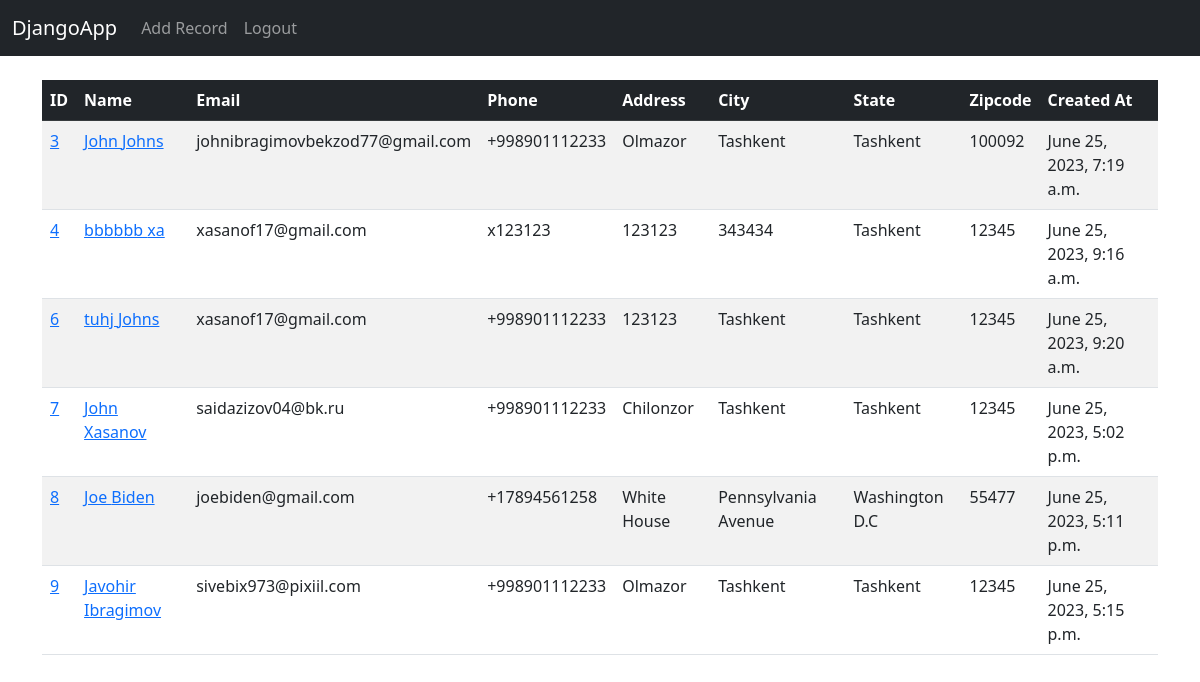
The app's page / (signed in) with its own data.
### website/models.py (models this page shows, shortened)
class Record(models.Model):
	created_at = models.DateTimeField(auto_now_add=True)
	first_name = models.CharField(max_length=50)
	last_name =  models.CharField(max_length=50)
	email =  models.CharField(max_length=100)
	phone = models.CharField(max_length=15)
	address =  models.CharField(max_length=100)
	city =  models.CharField(max_length=50)
	state =  models.CharField(max_length=50)
	zipcode =  models.CharField(max_length=6)

### website/views.py (the view)
# urls.py: path('', views.home, name='home'),
def home(request):
    records = Record.objects.all()
    if request.method == 'POST':
        username = request.POST['username']
        password = request.POST['password']
        user = authenticate(request, username=username, password=password)
        if user is not None:
            login(request, user)
            messages.success(request, "You succesfully logged in!")
            return redirect('home')
        else:
            messages.success(request, "Something is wrong, please try again!")
            return redirect('home')
    else:
        return render(request, 'home.html', {'records': records})

### templates/home.html (shortened to what this page needs)
{% extends 'base.html' %}
{% block content %}
{% if user.is_authenticated %}
<table class="table table-striped table-hover ">
  <thead class="table-dark">
    <tr>
    <th scope="col">ID</th>
      <th scope="col">Name</th>
      <th scope="col">Email</th>
      <th scope="col">Phone</th>
      <th scope="col">Address</th>
      <th scope="col">City</th>
      <th scope="col">State</th>
      <th scope="col">Zipcode</th>
      <th scope="col">Created At</th>
    </tr>
  </thead>
  <tbody>
{% if records %}
	{% for record in records %}
		<tr>
            <td><a href="{% url 'record' record.id %}">{{ record.id }}</a></td>
			<td><a href="{% url 'record' record.id %}">{{ record.first_name }} {{ record.last_name }}</a></td>
			<td>{{ record.email }}</td>
			<td>{{ record.phone }}</td>
			<td>{{ record.address }}</td>
			<td>{{ record.city }}</td>
			<td>{{ record.state }}</td>
			<td>{{ record.zipcode }}</td>
			<td>{{ record.created_at }}</td>
		</tr>
	{% endfor %}
{% endif %}
	  </tbody>
	</table>
{% endif %}
{% endblock %}

### templates/base.html (shortened to what this page needs)
<!doctype html>
<html lang="en">
  <head>
    <link href="https://cdn.jsdelivr.net/npm/bootstrap@5.3.0-alpha1/dist/css/bootstrap.min.css" rel="stylesheet">
  </head>
  <body>
    {% include 'navbar.html' %}
    <div class="container">
      <br/>
      {% block content %}
      {% endblock%}
    </div>
  </body>
</html>

### templates/navbar.html (shortened to what this page needs)
<nav class="navbar navbar-expand-lg navbar-dark bg-dark">
  <div class="container-fluid">
    <a class="navbar-brand" href="{% url 'home' %}">DjangoApp</a>
    <div class="collapse navbar-collapse" id="navbarSupportedContent">
      <ul class="navbar-nav me-auto mb-2 mb-lg-0">
        {% if user.is_authenticated %}
        <li class="nav-item">
          <a class="nav-link" href="{% url 'add_record' %}">Add Record</a>
        </li>
        <li class="nav-item">
          <a class="nav-link" href="{% url 'logout' %}">Logout</a>
        </li>
        {% endif %}
      </ul>
    </div>
  </div>
</nav>

### records on screen
Record: id "3", first_name "John", last_name "Johns", email "johnibragimovbekzod77@gmail.com", phone "+998901112233", address "Olmazor", city "Tashkent", state "Tashkent", zipcode "100092", created_at "June 25, 2023, 7:19 a.m."
Record: id "4", first_name "bbbbbb", last_name "xa", email "xasanof17@gmail.com", phone "x123123", address "123123", city "343434", state "Tashkent", zipcode "12345", created_at "June 25, 2023, 9:16 a.m."
Record: id "6", first_name "tuhj", last_name "Johns", email "xasanof17@gmail.com", phone "+998901112233", address "123123", city "Tashkent", state "Tashkent", zipcode "12345", created_at "June 25, 2023, 9:20 a.m."
Record: id "7", first_name "John", last_name "Xasanov", email "saidazizov04@bk.ru", phone "+998901112233", address "Chilonzor", city "Tashkent", state "Tashkent", zipcode "12345", created_at "June 25, 2023, 5:02 p.m."
Record: id "8", first_name "Joe", last_name "Biden", email "joebiden@gmail.com", phone "+17894561258", address "White House", city "Pennsylvania Avenue", state "Washington D.C", zipcode "55477", created_at "June 25, 2023, 5:11 p.m."
Record: id "9", first_name "Javohir", last_name "Ibragimov", email "sivebix973@pixiil.com", phone "+998901112233", address "Olmazor", city "Tashkent", state "Tashkent", zipcode "12345", created_at "June 25, 2023, 5:15 p.m."
